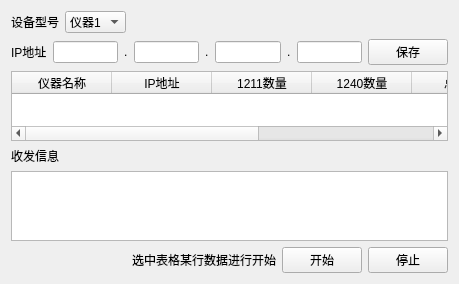
<?xml version="1.0" encoding="UTF-8"?>
<ui version="4.0">
 <class>MultipleSet</class>
 <widget class="QWidget" name="MultipleSet">
  <property name="geometry">
   <rect>
    <x>0</x>
    <y>0</y>
    <width>387</width>
    <height>284</height>
   </rect>
  </property>
  <property name="windowTitle">
   <string>Form</string>
  </property>
  <layout class="QGridLayout" name="gridLayout">
   <item row="1" column="5">
    <widget class="QPushButton" name="pb_saveInfo">
     <property name="text">
      <string>保存</string>
     </property>
    </widget>
   </item>
   <item row="2" column="2" colspan="4">
    <widget class="QTableWidget" name="table_Info">
     <property name="editTriggers">
      <set>QAbstractItemView::NoEditTriggers</set>
     </property>
     <property name="selectionMode">
      <enum>QAbstractItemView::SingleSelection</enum>
     </property>
     <property name="selectionBehavior">
      <enum>QAbstractItemView::SelectRows</enum>
     </property>
     <property name="textElideMode">
      <enum>Qt::ElideMiddle</enum>
     </property>
     <attribute name="verticalHeaderStretchLastSection">
      <bool>false</bool>
     </attribute>
     <column>
      <property name="text">
       <string>仪器名称</string>
      </property>
     </column>
     <column>
      <property name="text">
       <string>IP地址</string>
      </property>
     </column>
     <column>
      <property name="text">
       <string>1211数量</string>
      </property>
     </column>
     <column>
      <property name="text">
       <string>1240数量</string>
      </property>
     </column>
     <column>
      <property name="text">
       <string>总时间</string>
      </property>
     </column>
     <column>
      <property name="text">
       <string>总次数</string>
      </property>
     </column>
     <column>
      <property name="text">
       <string>失败次数</string>
      </property>
     </column>
    </widget>
   </item>
   <item row="0" column="2">
    <layout class="QHBoxLayout" name="horizontalLayout_10">
     <item>
      <widget class="QLabel" name="label_11">
       <property name="text">
        <string>&lt;html&gt;&lt;head/&gt;&lt;body&gt;&lt;p&gt;设备型号&lt;/p&gt;&lt;/body&gt;&lt;/html&gt;</string>
       </property>
      </widget>
     </item>
     <item>
      <widget class="QComboBox" name="comB_deviceType">
       <item>
        <property name="text">
         <string>仪器1</string>
        </property>
       </item>
       <item>
        <property name="text">
         <string>仪器2</string>
        </property>
       </item>
       <item>
        <property name="text">
         <string>仪器3</string>
        </property>
       </item>
       <item>
        <property name="text">
         <string>仪器4</string>
        </property>
       </item>
      </widget>
     </item>
    </layout>
   </item>
   <item row="1" column="2" colspan="3">
    <layout class="QHBoxLayout" name="horizontalLayout_12">
     <item>
      <widget class="QLabel" name="label_16">
       <property name="text">
        <string>IP地址</string>
       </property>
      </widget>
     </item>
     <item>
      <layout class="QHBoxLayout" name="horizontalLayout_13">
       <item>
        <widget class="QLineEdit" name="le_ip1"/>
       </item>
       <item>
        <widget class="QLabel" name="label_17">
         <property name="styleSheet">
          <string notr="true">font: 24pt &quot;Arial&quot;;</string>
         </property>
         <property name="text">
          <string>.</string>
         </property>
        </widget>
       </item>
       <item>
        <widget class="QLineEdit" name="le_ip2"/>
       </item>
       <item>
        <widget class="QLabel" name="label_18">
         <property name="styleSheet">
          <string notr="true">font: 24pt &quot;Arial&quot;;</string>
         </property>
         <property name="text">
          <string>.</string>
         </property>
        </widget>
       </item>
       <item>
        <widget class="QLineEdit" name="le_ip3"/>
       </item>
       <item>
        <widget class="QLabel" name="label_19">
         <property name="styleSheet">
          <string notr="true">font: 24pt &quot;Arial&quot;;</string>
         </property>
         <property name="text">
          <string>.</string>
         </property>
        </widget>
       </item>
       <item>
        <widget class="QLineEdit" name="le_ip4"/>
       </item>
      </layout>
     </item>
    </layout>
   </item>
   <item row="3" column="2" colspan="4">
    <layout class="QVBoxLayout" name="verticalLayout">
     <item>
      <widget class="QLabel" name="label_15">
       <property name="text">
        <string>收发信息</string>
       </property>
      </widget>
     </item>
     <item>
      <widget class="QTextEdit" name="te_showMsg"/>
     </item>
    </layout>
   </item>
   <item row="4" column="2">
    <spacer name="horizontalSpacer">
     <property name="orientation">
      <enum>Qt::Horizontal</enum>
     </property>
     <property name="sizeHint" stdset="0">
      <size>
       <width>40</width>
       <height>20</height>
      </size>
     </property>
    </spacer>
   </item>
   <item row="4" column="5">
    <widget class="QPushButton" name="pb_stop">
     <property name="text">
      <string>停止</string>
     </property>
    </widget>
   </item>
   <item row="4" column="4">
    <widget class="QPushButton" name="pb_start">
     <property name="text">
      <string>开始</string>
     </property>
    </widget>
   </item>
   <item row="4" column="3">
    <widget class="QLabel" name="label">
     <property name="text">
      <string>选中表格某行数据进行开始</string>
     </property>
    </widget>
   </item>
  </layout>
 </widget>
 <resources/>
 <connections/>
</ui>
